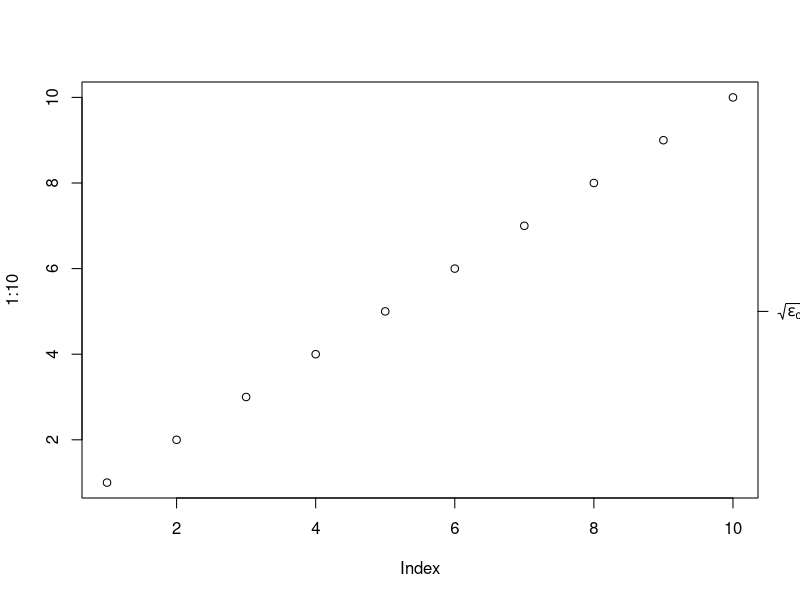

Write R code to recreate this figure.
# axis() takes a call as one label, as GNU R coerces it to an expression.
pdf(NULL)
plot(1:10)
print(axis(4, at = 5, labels = quote(sqrt(epsilon[c])), las = 1))
print(try(axis(4, at = c(2, 5), labels = quote(sqrt(x)), las = 1), silent = TRUE))
invisible(dev.off())
